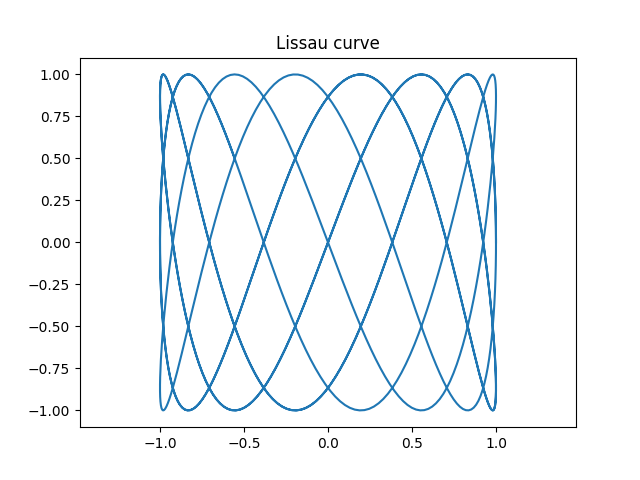

Recreate this plot in Python.
import matplotlib.pyplot as plt
import numpy as np



def lissau_curves(A = 1, B = 1, a = 2.25, b = 6,  q = np.pi / 2):
    t = np.linspace(0, 13, 1000)
    
    x = A * np.sin(a * t + q)
    y = B * np.sin(b * t)
    
    plt.plot(x, y)
    plt.title('Lissau curve')
   
    plt.axis('equal')
    plt.savefig('dop_task_1.png')


lissau_curves()



    
